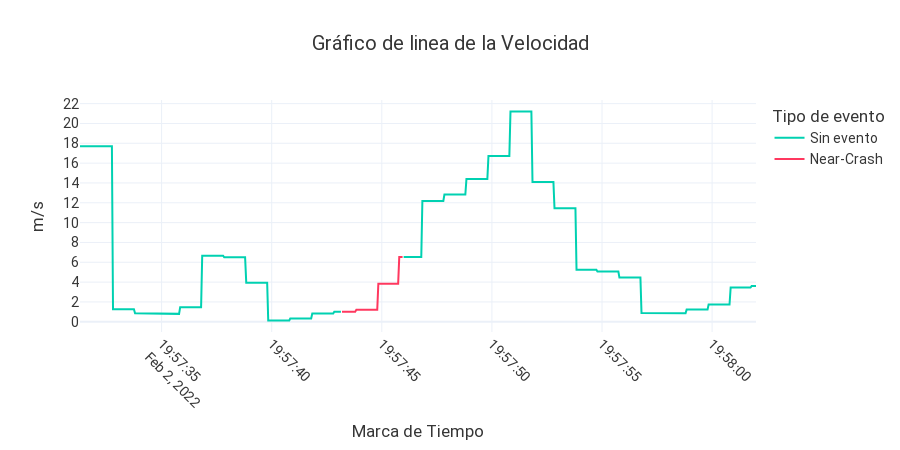
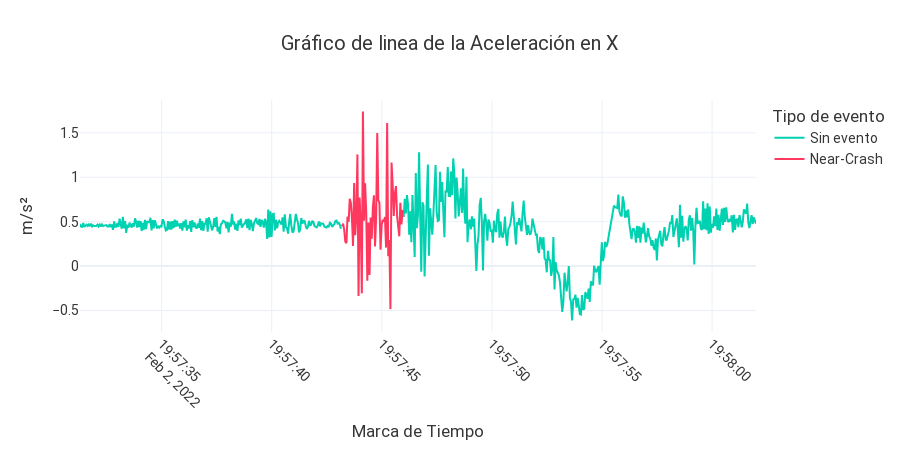
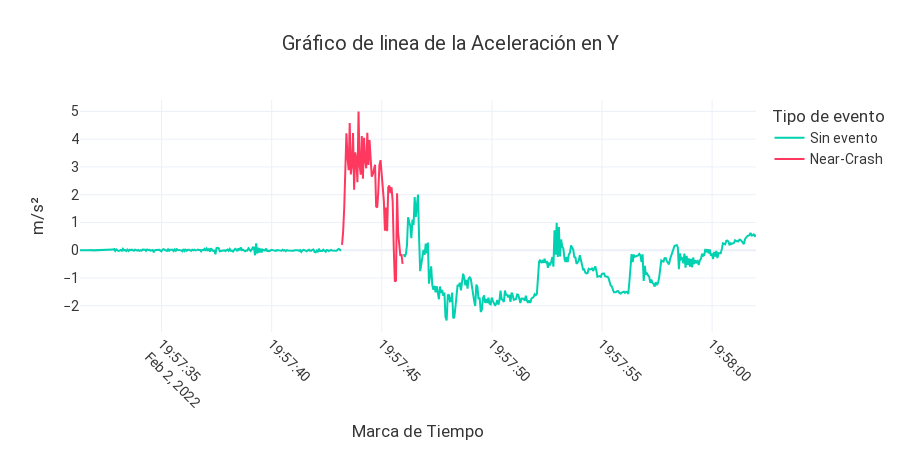
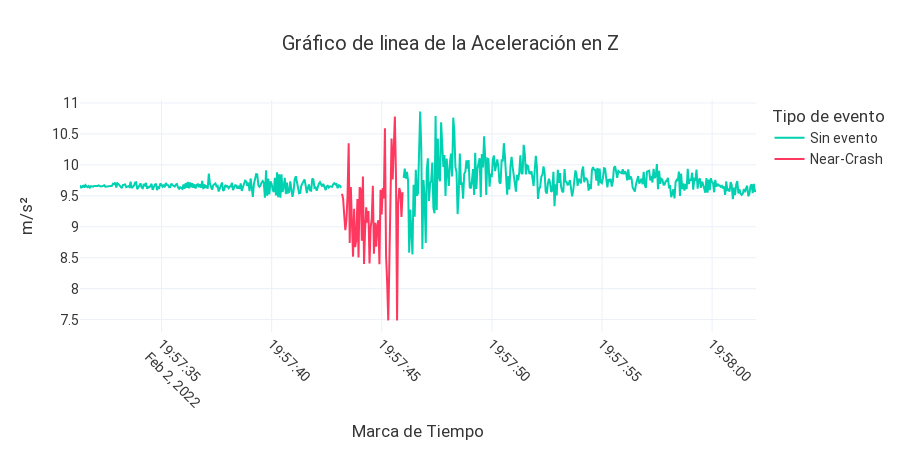

Write notebook code for charts like these, in order.
### Markdown cell above
#### Check final results

### Code cell
# All variables: speed	accX	accY	accZ	magX	magY	magZ	velAngX	velAngY	velAngY
#                eventClass	idTrip	idVehicle	latitude	longitude	route	id	timestamp
variables = ["speed", "accX", "accY", "accZ", "velAngX", "velAngY", "velAngZ", "magX", "magY", "magZ"]
for var in variables:
    fig = line_chart(df, var)
    fig.show()

### Figure 1 — Plotly figure (JSON) as saved in the notebook; plotly's stock layout.template omitted (floating-point values rounded to 4 significant figures; data arrays with more than 128 entries replaced by an {"elided": "..."} marker saying what was removed)
{"data": [{"hovertemplate": "X = %{x}<br>Y = %{y}<br>ID = %{text}", "marker": {"color": "#00D1B1"}, "name": "Sin evento", "text": {"elided": "615 int values"}, "type": "scatter", "x": {"elided": "615 str values"}, "y": {"elided": "615 float values"}}, {"hovertemplate": "X = %{x}<br>Y = %{y}<br>ID = %{text}", "marker": {"color": "#FF385F"}, "name": "Near-Crash", "text": {"elided": "615 int values"}, "type": "scatter", "x": {"elided": "615 str values"}, "y": {"elided": "615 float values"}}], "layout": {"autosize": true, "font": {"color": "#363636", "family": "BlinkMacSystemFont,-apple-system,Segoe UI,Roboto,Oxygen,Ubuntu,                     Cantarell,Fira Sans,Droid Sans,Helvetica Neue,Helvetica,Arial,sans-serif", "size": 14}, "height": 450, "legend": {"title": {"text": "Tipo de evento"}}, "title": {"text": "Gráfico de linea de la Velocidad", "x": 0.5}, "xaxis": {"nticks": 12, "tickangle": 45, "title": {"text": "Marca de Tiempo"}}, "yaxis": {"nticks": 12, "title": {"text": "m/s"}}}}

### Figure 2 — Plotly figure (JSON) as saved in the notebook; plotly's stock layout.template omitted (floating-point values rounded to 4 significant figures; data arrays with more than 128 entries replaced by an {"elided": "..."} marker saying what was removed)
{"data": [{"hovertemplate": "X = %{x}<br>Y = %{y}<br>ID = %{text}", "marker": {"color": "#00D1B1"}, "name": "Sin evento", "text": {"elided": "615 int values"}, "type": "scatter", "x": {"elided": "615 str values"}, "y": {"elided": "615 float values"}}, {"hovertemplate": "X = %{x}<br>Y = %{y}<br>ID = %{text}", "marker": {"color": "#FF385F"}, "name": "Near-Crash", "text": {"elided": "615 int values"}, "type": "scatter", "x": {"elided": "615 str values"}, "y": {"elided": "615 float values"}}], "layout": {"autosize": true, "font": {"color": "#363636", "family": "BlinkMacSystemFont,-apple-system,Segoe UI,Roboto,Oxygen,Ubuntu,                     Cantarell,Fira Sans,Droid Sans,Helvetica Neue,Helvetica,Arial,sans-serif", "size": 14}, "height": 450, "legend": {"title": {"text": "Tipo de evento"}}, "title": {"text": "Gráfico de linea de la Aceleración en X", "x": 0.5}, "xaxis": {"nticks": 12, "tickangle": 45, "title": {"text": "Marca de Tiempo"}}, "yaxis": {"nticks": 12, "title": {"text": "m/s²"}}}}

### Figure 3 — Plotly figure (JSON) as saved in the notebook; plotly's stock layout.template omitted (floating-point values rounded to 4 significant figures; data arrays with more than 128 entries replaced by an {"elided": "..."} marker saying what was removed)
{"data": [{"hovertemplate": "X = %{x}<br>Y = %{y}<br>ID = %{text}", "marker": {"color": "#00D1B1"}, "name": "Sin evento", "text": {"elided": "615 int values"}, "type": "scatter", "x": {"elided": "615 str values"}, "y": {"elided": "615 float values"}}, {"hovertemplate": "X = %{x}<br>Y = %{y}<br>ID = %{text}", "marker": {"color": "#FF385F"}, "name": "Near-Crash", "text": {"elided": "615 int values"}, "type": "scatter", "x": {"elided": "615 str values"}, "y": {"elided": "615 float values"}}], "layout": {"autosize": true, "font": {"color": "#363636", "family": "BlinkMacSystemFont,-apple-system,Segoe UI,Roboto,Oxygen,Ubuntu,                     Cantarell,Fira Sans,Droid Sans,Helvetica Neue,Helvetica,Arial,sans-serif", "size": 14}, "height": 450, "legend": {"title": {"text": "Tipo de evento"}}, "title": {"text": "Gráfico de linea de la Aceleración en Y", "x": 0.5}, "xaxis": {"nticks": 12, "tickangle": 45, "title": {"text": "Marca de Tiempo"}}, "yaxis": {"nticks": 12, "title": {"text": "m/s²"}}}}

### Figure 4 — Plotly figure (JSON) as saved in the notebook; plotly's stock layout.template omitted (floating-point values rounded to 4 significant figures; data arrays with more than 128 entries replaced by an {"elided": "..."} marker saying what was removed)
{"data": [{"hovertemplate": "X = %{x}<br>Y = %{y}<br>ID = %{text}", "marker": {"color": "#00D1B1"}, "name": "Sin evento", "text": {"elided": "615 int values"}, "type": "scatter", "x": {"elided": "615 str values"}, "y": {"elided": "615 float values"}}, {"hovertemplate": "X = %{x}<br>Y = %{y}<br>ID = %{text}", "marker": {"color": "#FF385F"}, "name": "Near-Crash", "text": {"elided": "615 int values"}, "type": "scatter", "x": {"elided": "615 str values"}, "y": {"elided": "615 float values"}}], "layout": {"autosize": true, "font": {"color": "#363636", "family": "BlinkMacSystemFont,-apple-system,Segoe UI,Roboto,Oxygen,Ubuntu,                     Cantarell,Fira Sans,Droid Sans,Helvetica Neue,Helvetica,Arial,sans-serif", "size": 14}, "height": 450, "legend": {"title": {"text": "Tipo de evento"}}, "title": {"text": "Gráfico de linea de la Aceleración en Z", "x": 0.5}, "xaxis": {"nticks": 12, "tickangle": 45, "title": {"text": "Marca de Tiempo"}}, "yaxis": {"nticks": 12, "title": {"text": "m/s²"}}}}
